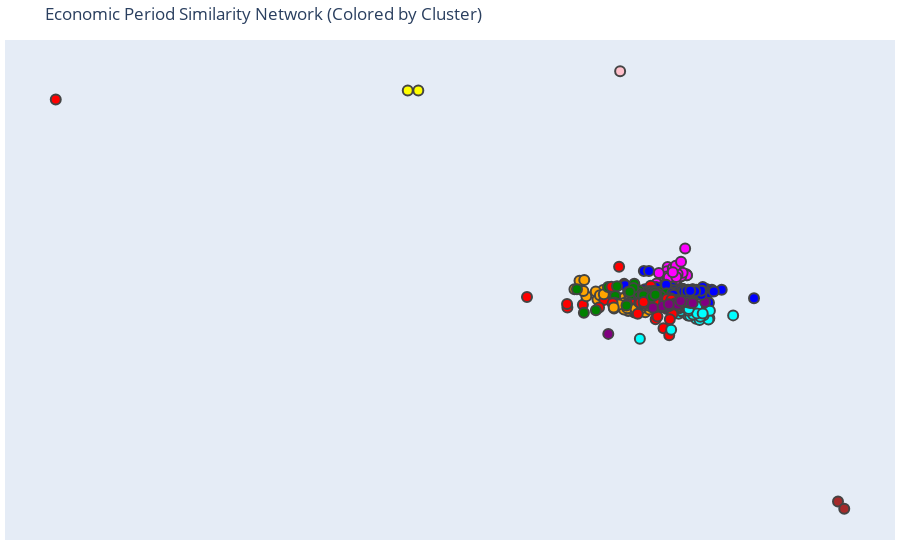

The code cell stored with this chart in its notebook:
### Code cell
# Convert to igraph for Leiden
g_ig = ig.Graph.from_networkx(G)

# Apply Leiden clustering
partition = la.find_partition(
    g_ig,
    la.ModularityVertexPartition,
    weights=list(nx.get_edge_attributes(G, "weight").values()),
    seed=SEED,
    # n_iterations=-1,
    # resolution_parameter=0.42
)

# Create a color map for nodes based on cluster
node_colors: list[str] = []  # Type annotation

# Define a list of colors that work in both matplotlib and plotly
colors = [
    "red",
    "blue",
    "green",
    "purple",
    "orange",
    "cyan",
    "magenta",
    "yellow",
    "brown",
    "pink",
]
num_colors = len(colors)

for i, cluster in enumerate(partition.membership):
    node_colors.append(colors[cluster % num_colors])  # Rotate through colors
# elarge = [(u, v) for (u, v, d) in G.edges(data=True) if d["weight"] > THRESHHOLD]
# esmall = [(u, v) for (u, v, d) in G.edges(data=True) if d["weight"] <= THRESHHOLD]

pos = nx.spring_layout(G, seed=SEED)


# Create and display the interactive visualization
fig = create_interactive_network(G, pos, node_colors, statements)
fig.show()

### Figure 1 — Plotly figure (JSON) as saved in the notebook; plotly's stock layout.template omitted (floating-point values rounded to 4 significant figures; data arrays with more than 128 entries replaced by an {"elided": "..."} marker saying what was removed)
{"data": [{"hoverinfo": "text", "marker": {"color": {"elided": "1898 str values"}, "line": {"width": 2}, "size": 10}, "mode": "markers", "text": {"elided": "1898 str values"}, "type": "scatter", "x": {"elided": "1898 float values"}, "y": {"elided": "1898 float values"}}], "layout": {"hovermode": "closest", "margin": {"b": 20, "l": 5, "r": 5, "t": 40}, "showlegend": false, "title": {"text": "Economic Period Similarity Network (Colored by Cluster)"}, "xaxis": {"showgrid": false, "showticklabels": false, "zeroline": false}, "yaxis": {"showgrid": false, "showticklabels": false, "zeroline": false}}}
